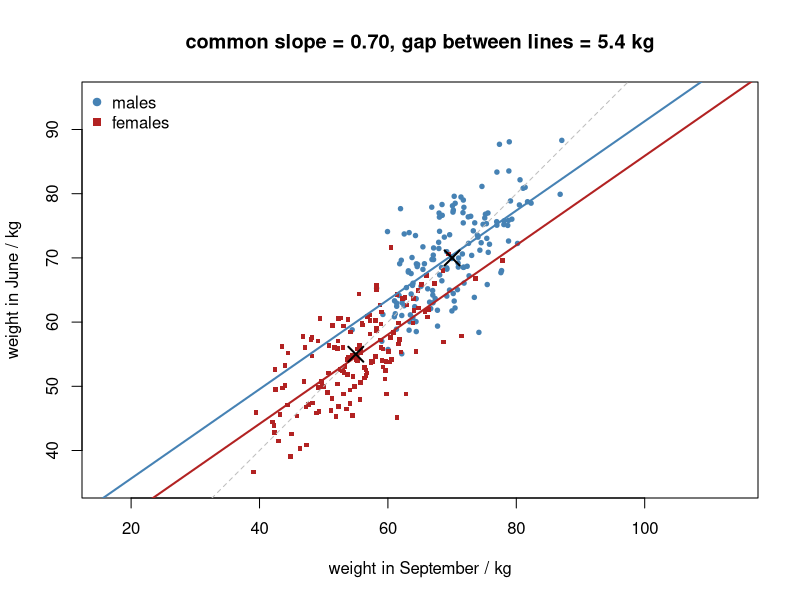

The R script that drew this image:
# Lord's paradox: unchanged weight distributions but separated parallel regressions.
set.seed(0)
n <- 150
mu <- c(males = 70, females = 55)    # mean weight in kg, same in Sep and Jun
sd0 <- 7; rho <- 0.7                 # common sd and Sep-Jun correlation
sim <- lapply(names(mu), function(g) {
  x <- rnorm(n, mu[g], sd0)
  y <- mu[g] + rho * (x - mu[g]) + rnorm(n, 0, sd0 * sqrt(1 - rho^2))
  data.frame(sex = g, sep = x, jun = y)
})
d <- do.call(rbind, sim)
d$sex <- factor(d$sex, levels = names(mu))

fit <- lm(jun ~ sep + sex, data = d)   # parallel regression adjustment
print(coef(fit))

plot(d$sep, d$jun, col = c("steelblue", "firebrick")[d$sex], pch = c(19, 15)[d$sex],
     cex = 0.6, xlim = c(35, 95), ylim = c(35, 95), asp = 1,
     xlab = "weight in September / kg", ylab = "weight in June / kg",
     main = sprintf("common slope = %.2f, gap between lines = %.1f kg",
                    coef(fit)["sep"], -coef(fit)["sexfemales"]))
abline(0, 1, lty = 2, col = "gray")
abline(coef(fit)[1], coef(fit)[2], col = "steelblue", lwd = 2)
abline(coef(fit)[1] + coef(fit)[3], coef(fit)[2], col = "firebrick", lwd = 2)
points(mu, mu, pch = 4, cex = 2, lwd = 2)
legend("topleft", levels(d$sex), col = c("steelblue", "firebrick"), pch = c(19, 15), bty = "n")
